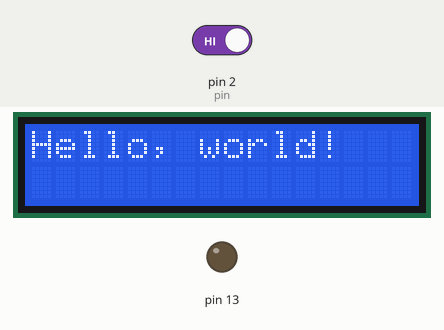
Recording of a sketch running on a simulated Arduino Uno, built with avr-gcc and run on an emulated ATmega328P. Parts: 16×2 character LCD, output pins drawn as LEDs (lit = HIGH). The inputs (shaded band) are chosen by the test bench; at power-on: pin 2 (pin) HIGH. What the sketch prints to the serial monitor is not drawn.

Above: at 1.6 s.
At 4.8 s:
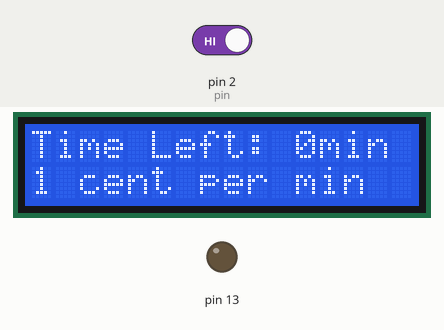
4.9 s: pin 2 (pin) driven LOW
At 5.8 s:
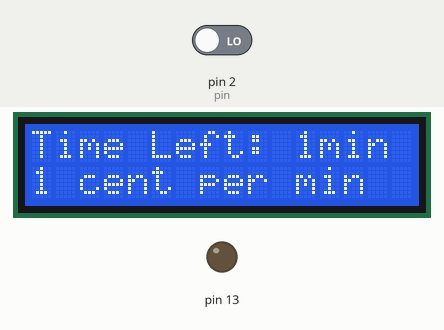
Timing chart, 0 to 7.9 s (numbered marks = the images above; inputs shaded):
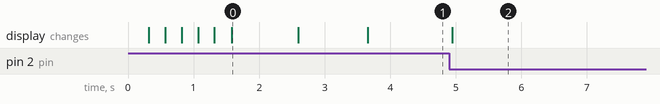

Measured:
- after the input at 4.9 s, the display: changes at once (image 2)
- what the display in image 0 shows lasts 1.0 s, from 1.6 s to 2.6 s

The sketch:

Coin_Counter_Version_2.ino
```cpp
#include <Wire.h>  // Comes with Arduino IDE
// Get the LCD I2C Library here:
// https://bitbucket.org/fmalpartida/new-liquidcrystal/downloads
// Move any other LCD libraries to another folder or delete them
// See Library "Docs" folder for possible commands etc.
#include <LiquidCrystal_I2C.h>
volatile int INTcount;
int pin = 2;
int result;
int timer;
unsigned long time1;
unsigned long minCounter;
LiquidCrystal_I2C lcd(0x27, 2, 1, 0, 4, 5, 6, 7, 3, POSITIVE);  // Set the LCD I2C address
void setup()
{
Serial.begin(9600);
 lcd.begin(16,2);   // initialize the lcd for 16 chars 2 lines, turn on backlight
  for(int i = 0; i< 3; i++)
  {
    lcd.backlight();
    delay(250);
    lcd.noBacklight();
    delay(250);
  }
  lcd.backlight  ();

  lcd.setCursor(0,0); //Start at character 4 on line 0
  lcd.print("Hello, world!");
  delay(1000);
  lcd.setCursor(0,1);
  lcd.print("HI!YourDuino.com");
  delay(1000);

// Wait and then tell user they can start the Serial Monitor and type in characters to
// Display. (Set Serial Monitor option to "No Line Ending")
  lcd.clear();
  lcd.setCursor(0,0);
  lcd.print("Time Left: ");
  lcd.print(timer);
  lcd.print("min");
  lcd.setCursor(0,1);
  lcd.print("1 cent per min");


attachInterrupt(digitalPinToInterrupt(pin), timerControl, FALLING);
pinMode(13, OUTPUT);
}

void timerControl()
{
  INTcount = INTcount + 1;
  timer = timer + 1;

}
void loop() {
  lcd.setCursor(0,0);
  lcd.print("Time Left: ");
  lcd.print(timer);
  lcd.print("min");
  lcd.setCursor(0,1);
  lcd.print("1 cent per min");
  time1 = millis();
  Serial.println(minCounter);
  Serial.println(time1);
  if(timer == 1)
  {
    minCounter = millis() + 60000;
  }

  if(timer != 0 && minCounter <= millis())
  {
    timer = timer - 1;
    minCounter = millis() + 600000;
  }
 /*while(timer > 0)
 {
   digitalWrite(13,HIGH);
   delay(60000);
   timer = timer - 1;
 }

 if(timer < 0)
 {
  digitalWrite(13,LOW);
  delay(60000);
 }*/
}
```
